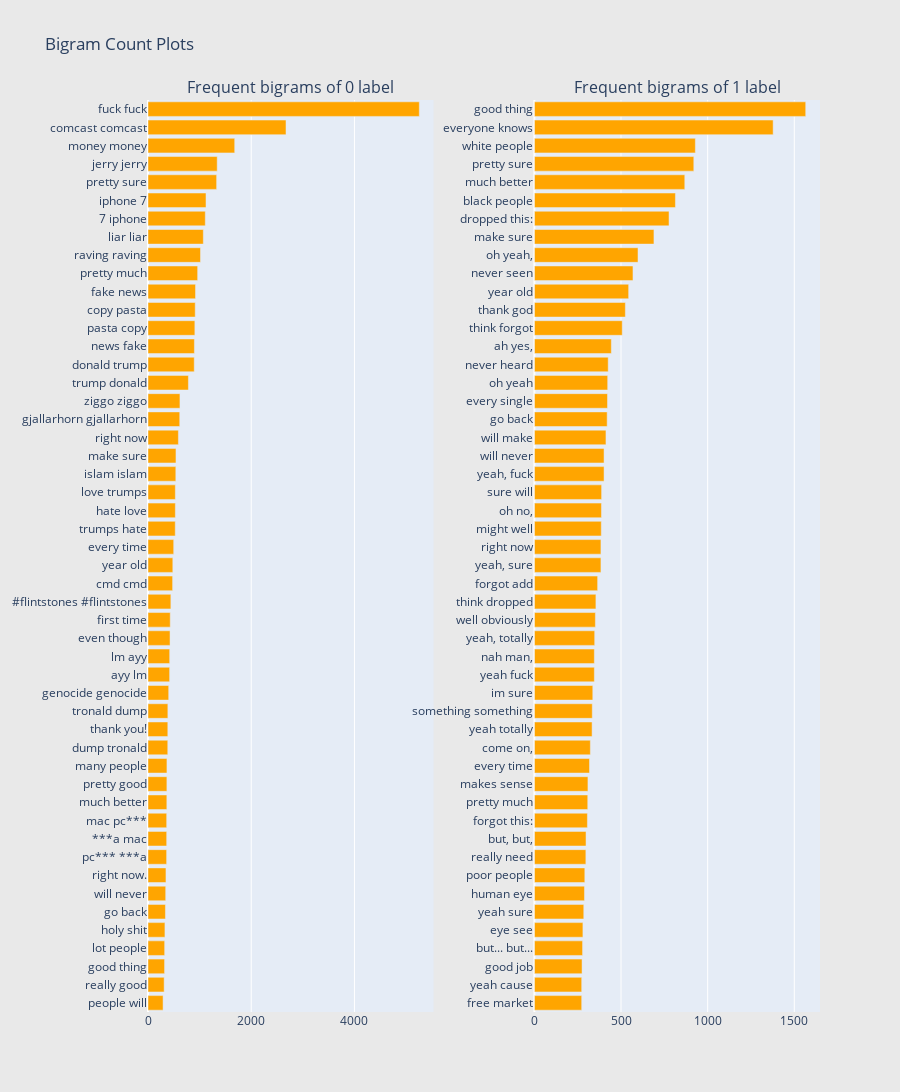

Source (notebook cell):
### Code cell
freq_dict = defaultdict(int)
for sent in train0_df["comment"]:
    for word in generate_ngrams(sent,2):
        freq_dict[word] += 1
fd_sorted = pd.DataFrame(sorted(freq_dict.items(), key=lambda x: x[1])[::-1])
fd_sorted.columns = ["word", "wordcount"]
trace0 = horizontal_bar_chart(fd_sorted.head(50), 'orange')


freq_dict = defaultdict(int)
for sent in train1_df["comment"]:
    for word in generate_ngrams(sent,2):
        freq_dict[word] += 1
fd_sorted = pd.DataFrame(sorted(freq_dict.items(), key=lambda x: x[1])[::-1])
fd_sorted.columns = ["word", "wordcount"]
trace1 = horizontal_bar_chart(fd_sorted.head(50), 'orange')

# Creating two subplots
fig = tools.make_subplots(rows=1, cols=2, vertical_spacing=0.04,horizontal_spacing=0.15,
                          subplot_titles=["Frequent bigrams of 0 label", 
                                          "Frequent bigrams of 1 label"])
fig.append_trace(trace0, 1, 1)
fig.append_trace(trace1, 1, 2)
fig['layout'].update(height=1200, width=900, paper_bgcolor='rgb(233,233,233)', title="Bigram Count Plots")
py.iplot(fig, filename='word-plots')

### Figure 1 — Plotly figure (JSON) as saved in the notebook; plotly's stock layout.template omitted (floating-point values rounded to 4 significant figures)
{"data": [{"marker": {"color": "orange"}, "orientation": "h", "showlegend": false, "type": "bar", "x": [292, 313, 321, 323, 328, 338, 343, 348, 361, 362, 362, 365, 366, 367, 383, 384, 385, 401, 419, 420, 427, 431, 443, 477, 481, 498, 528, 530, 530, 539, 542, 589, 615, 619, 783, 896, 899, 908, 915, 921, 962, 1017, 1072, 1110, 1124, 1330, 1341, 1680, 2674, 5257], "xaxis": "x", "y": ["people will", "really good", "good thing", "lot people", "holy shit", "go back", "will never", "right now.", "pc*** ***a", "***a mac", "mac pc***", "much better", "pretty good", "many people", "dump tronald", "thank you!", "tronald dump", "genocide genocide", "ayy lm", "lm ayy", "even though", "first time", "#flintstones #flintstones", "cmd cmd", "year old", "every time", "trumps hate", "hate love", "love trumps", "islam islam", "make sure", "right now", "gjallarhorn gjallarhorn", "ziggo ziggo", "trump donald", "donald trump", "news fake", "pasta copy", "copy pasta", "fake news", "pretty much", "raving raving", "liar liar", "7 iphone", "iphone 7", "pretty sure", "jerry jerry", "money money", "comcast comcast", "fuck fuck"], "yaxis": "y"}, {"marker": {"color": "orange"}, "orientation": "h", "showlegend": false, "type": "bar", "x": [273, 273, 275, 278, 280, 285, 289, 291, 297, 298, 306, 308, 309, 318, 323, 333, 334, 337, 346, 346, 348, 352, 355, 365, 384, 384, 386, 387, 388, 402, 402, 413, 420, 422, 423, 426, 444, 507, 525, 544, 569, 598, 690, 777, 814, 868, 920, 929, 1378, 1566], "xaxis": "x2", "y": ["free market", "yeah cause", "good job", "but... but...", "eye see", "yeah sure", "human eye", "poor people", "really need", "but, but,", "forgot this:", "pretty much", "makes sense", "every time", "come on,", "yeah totally", "something something", "im sure", "yeah fuck", "nah man,", "yeah, totally", "well obviously", "think dropped", "forgot add", "yeah, sure", "right now", "might well", "oh no,", "sure will", "yeah, fuck", "will never", "will make", "go back", "every single", "oh yeah", "never heard", "ah yes,", "think forgot", "thank god", "year old", "never seen", "oh yeah,", "make sure", "dropped this:", "black people", "much better", "pretty sure", "white people", "everyone knows", "good thing"], "yaxis": "y2"}], "layout": {"annotations": [{"font": {"size": 16}, "showarrow": false, "text": "Frequent bigrams of 0 label", "x": 0.2125, "xanchor": "center", "xref": "paper", "y": 1, "yanchor": "bottom", "yref": "paper"}, {"font": {"size": 16}, "showarrow": false, "text": "Frequent bigrams of 1 label", "x": 0.7875, "xanchor": "center", "xref": "paper", "y": 1, "yanchor": "bottom", "yref": "paper"}], "height": 1200, "paper_bgcolor": "rgb(233,233,233)", "title": {"text": "Bigram Count Plots"}, "width": 900, "xaxis": {"anchor": "y", "domain": [0, 0.425]}, "xaxis2": {"anchor": "y2", "domain": [0.575, 1]}, "yaxis": {"anchor": "x", "domain": [0, 1]}, "yaxis2": {"anchor": "x2", "domain": [0, 1]}}}
